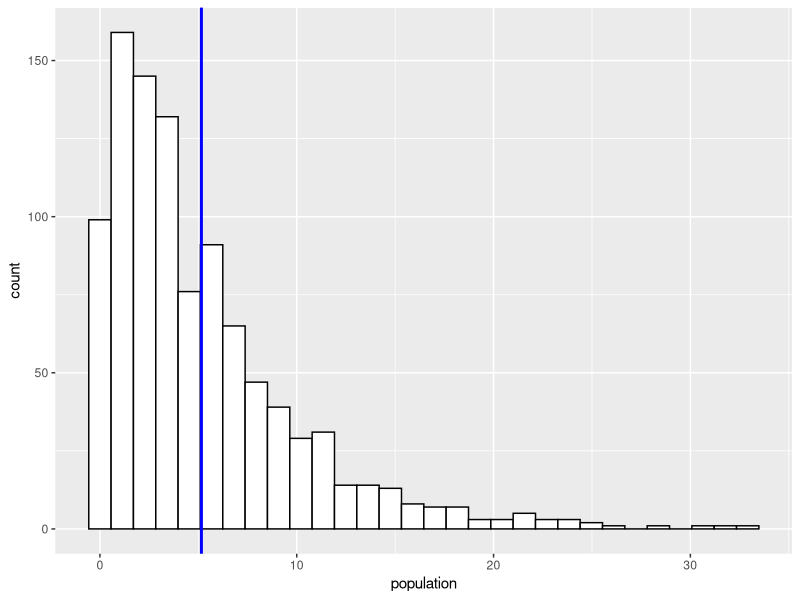
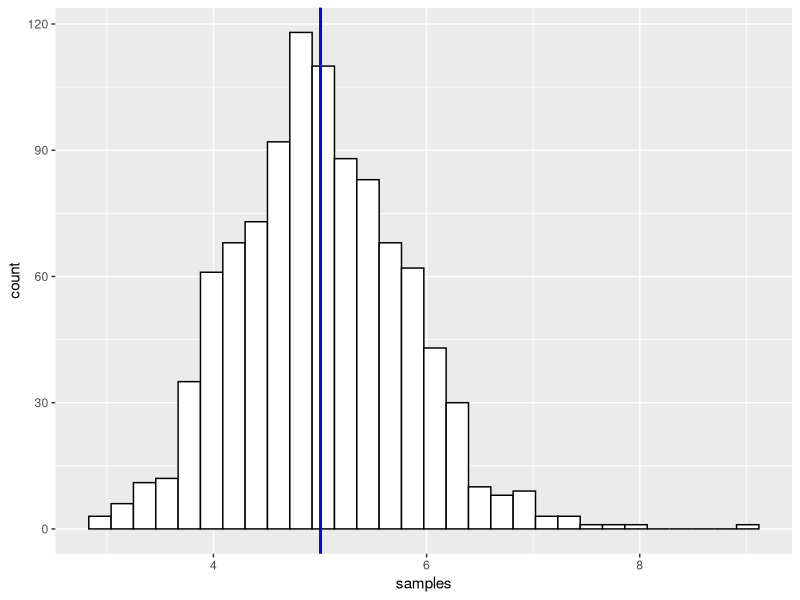

Write the R code that produced these figures, in order.
## ---- chunk 1
lambda <- 0.2
n <- 1000
sample_n <- 40

set.seed(1)
population <- rexp(n, rate = lambda)
## ---- chunk 2

library(ggplot2)
ggplot(NULL,
       aes(x = population)
    ) +
    geom_histogram(fill = "white", color = "black") +
    geom_vline(xintercept = mean(population), color = "blue", size = 1)
## ---- chunk 3
population_mean <- mean(population)
population_mean
## ---- chunk 4
samples = NULL
for (i in 1:n){
    set.seed(i + 1)
    sample <- rexp(sample_n, rate = lambda)
    samples <- c(samples, mean(sample))
}

ggplot(NULL,
       aes(x = samples)
    ) +
    geom_histogram(fill = "white", color = "black") +
    geom_vline(xintercept = mean(samples), color = "blue", size = 1)

## ---- chunk 5
sampleas_mean <- mean(samples)
sampleas_mean
## ---- chunk 6
rbind(
    population_mean,
    sampleas_mean
)
## ---- chunk 7
population_variance <- var(population)
sample_variance <- var(samples)

rbind(
    population_variance,
    sample_variance
)
